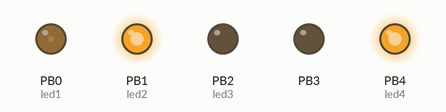
Simulated run of this sketch. Board: ATtiny85, built with avr-gcc and run on an emulated ATtiny85. Shown: output pins drawn as LEDs (lit = HIGH). Random numbers use the default seed unless the sketch sets one.

Above: at 0.15 s.
At 3.79 s:
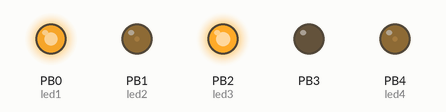
At 7.13 s:
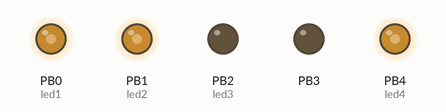
At 18.66 s:
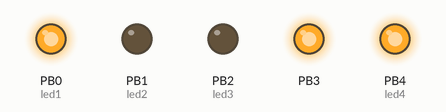
At 28.23 s:
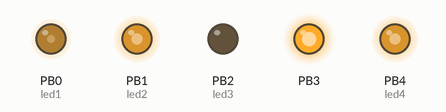
At 37.73 s:
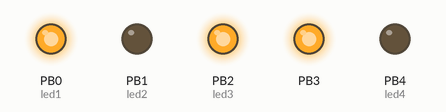
Timing chart, 0 to 40.0 s (numbered marks = the images above):
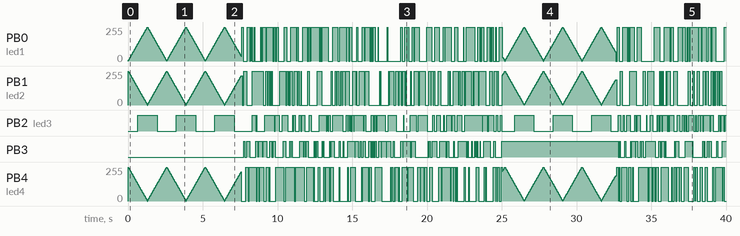

The sketch:

police_lights_4.ino
```cpp
// Written by Chitrangad Singh with help from examples available freely on web.

//  This example shows how to fade 4 LEDs on Digispark (ATTINY85 board) using the analogWrite() function.
// I'm trying to simulate a police car light with random blinks in between.
// Use a combination of Bright white and Blue 5mm LEDs for good effect.

int i = 300;
int led1 = 0;           // the pins the LEDs are attached to
int led2 = 1;
int led3 = 2;
int led4 = 4;
int bright = 0;
int brightness1 = 0;    // how bright the LEDs are
int brightness2 = 255;
int brightness3 = 0;
int brightness4 = 255;
int fadeAmount = 5;       // how many points to fade the LED by

void setup() {
  // declare pin 9 to be an output:
  pinMode(led1, OUTPUT);
  pinMode(led2, OUTPUT);
  pinMode(led3, OUTPUT);
  pinMode(led4, OUTPUT);
  randomSeed(1);
 }

// the loop routine runs over and over again forever:
void loop() {
  if(i <= 0)
{
  for(int j=0;j<random(100,300);j++)
  {
  analogWrite(random(0,5), 0);
  delay(20);
  analogWrite(random(0,5), 255);
  delay(20);
  analogWrite(random(0,5), 0);
  delay(20);
  analogWrite(random(0,5), 255);
  delay(20);
  analogWrite(random(0,5), 0);
  delay(20);
  analogWrite(random(0,5), 255);
  delay(20);
  analogWrite(random(0,5), 0);
  delay(20);
  analogWrite(random(0,5), 255);
  }
  i = 300;
  }

  // set the brightness of pin 9:
  analogWrite(led1, brightness1);
  analogWrite(led2, brightness2);
  analogWrite(led3, brightness3);
  analogWrite(led4, brightness4);

  bright = bright + fadeAmount;
  // change the brightness for next time through the loop:

  brightness1 = brightness1 + fadeAmount;

  brightness2 = brightness2 - fadeAmount;

  brightness3 = brightness3 + fadeAmount;

  brightness4 = brightness4 - fadeAmount;

    // reverse the direction of the fading at the ends of the fade:
  if (bright <= 0 || bright >= 255) {
    fadeAmount = -fadeAmount;
  }

   // wait for 30 milliseconds to see the dimming effect
  delay(25);
  i = i-random(1,2);
}
```

Measured:
- by itself, PB2 (led3): LOW → HIGH at 0.66 s, → LOW 1.3 s later, → HIGH 1.3 s later, → LOW 1.3 s later, … (143 changes in this stretch)
